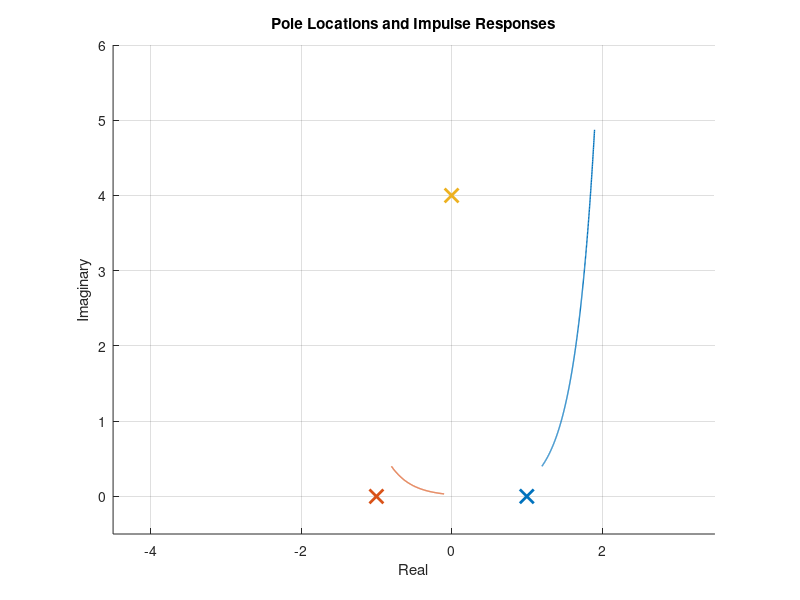

Here is the MATLAB script that generated this plot: (Note: this script raises an error after producing the figure.)
function s_plane_responses()
    % Define poles and their colors
    poles = [1, -1, 4j, -4, 2+3j, -3+3j, -2+5j];
    colors = lines(numel(poles));
    
    % Create figure
    figure; hold on; axis equal;
    title('Pole Locations and Impulse Responses');
    xlabel('Real'); ylabel('Imaginary');
    xlim([-4.5, 3.5]); ylim([-0.5, 6]);
    grid on;

    t = linspace(0, 2.5, 500); % Time vector for step response

    linked = []; % To keep track of complex conjugates already linked

    for i = 1:numel(poles)
        p = poles(i);
        c = colors(i, :);

        % Mark pole
        plot(real(p), imag(p), 'x', 'Color', c, 'MarkerSize', 10, 'LineWidth', 2);

        sys = tf(1, [1 -p]); % so w can input 1-pole of system: H(s) = 1 / (s - p)

        % Step response
        [y, ~] = impulse(sys, t);

        % Place small response plot
        x_offset = 0.2;
        y_scale = 0.4;
        t_plot = real(p) + x_offset + (t / max(t)) * 0.7;
        y_plot = imag(p) + y * y_scale;
        plot(t_plot, y_plot, 'Color', c, 'LineWidth', 1);

        % If complex, draw dotted line between conjugates (once)
        if imag(p) ~= 0
            conj_index = find(poles == conj(p));
            if ~ismember(i, linked) && ~isempty(conj_index)
                plot([real(p), real(conj(p))], [imag(p), imag(conj(p))], ':', 'Color', [0.4, 0.4, 0.4]);
                linked = [linked i conj_index];
            end
        end
    end
end
